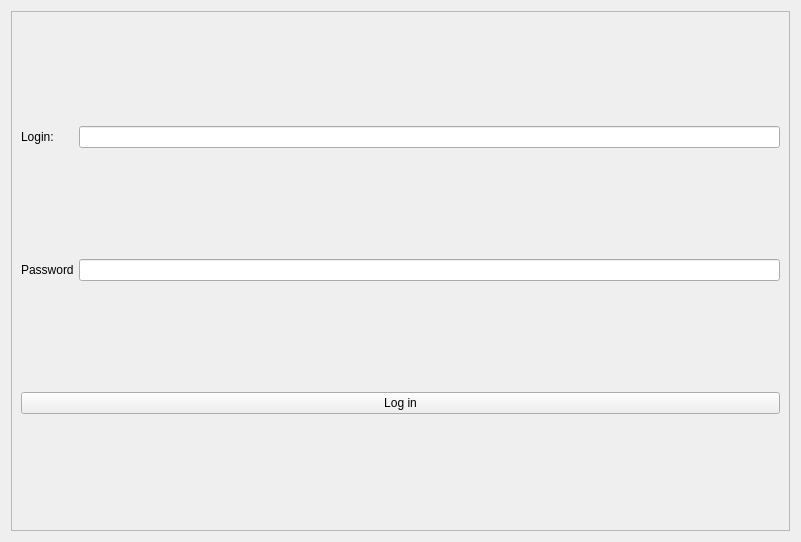
<?xml version="1.0" encoding="UTF-8"?>
<ui version="4.0">
 <class>login</class>
 <widget class="QWidget" name="login">
  <property name="geometry">
   <rect>
    <x>0</x>
    <y>0</y>
    <width>801</width>
    <height>542</height>
   </rect>
  </property>
  <property name="minimumSize">
   <size>
    <width>350</width>
    <height>200</height>
   </size>
  </property>
  <property name="windowTitle">
   <string>Form</string>
  </property>
  <layout class="QGridLayout" name="gridLayout">
   <item row="0" column="0">
    <widget class="QFrame" name="frame">
     <property name="frameShape">
      <enum>QFrame::StyledPanel</enum>
     </property>
     <property name="frameShadow">
      <enum>QFrame::Raised</enum>
     </property>
     <layout class="QVBoxLayout" name="verticalLayout">
      <item>
       <layout class="QHBoxLayout" name="horizontalLayout_4">
        <item>
         <widget class="QLabel" name="label">
          <property name="minimumSize">
           <size>
            <width>52</width>
            <height>0</height>
           </size>
          </property>
          <property name="maximumSize">
           <size>
            <width>52</width>
            <height>16777215</height>
           </size>
          </property>
          <property name="text">
           <string>Login: </string>
          </property>
         </widget>
        </item>
        <item>
         <widget class="QLineEdit" name="login_in"/>
        </item>
       </layout>
      </item>
      <item>
       <layout class="QHBoxLayout" name="horizontalLayout_3">
        <item>
         <widget class="QLabel" name="label_2">
          <property name="minimumSize">
           <size>
            <width>52</width>
            <height>0</height>
           </size>
          </property>
          <property name="maximumSize">
           <size>
            <width>52</width>
            <height>16777215</height>
           </size>
          </property>
          <property name="text">
           <string>Password:</string>
          </property>
         </widget>
        </item>
        <item>
         <widget class="QLineEdit" name="password_in"/>
        </item>
       </layout>
      </item>
      <item>
       <widget class="QPushButton" name="pushButton">
        <property name="text">
         <string>Log in</string>
        </property>
       </widget>
      </item>
     </layout>
    </widget>
   </item>
  </layout>
 </widget>
 <resources/>
 <connections/>
</ui>
